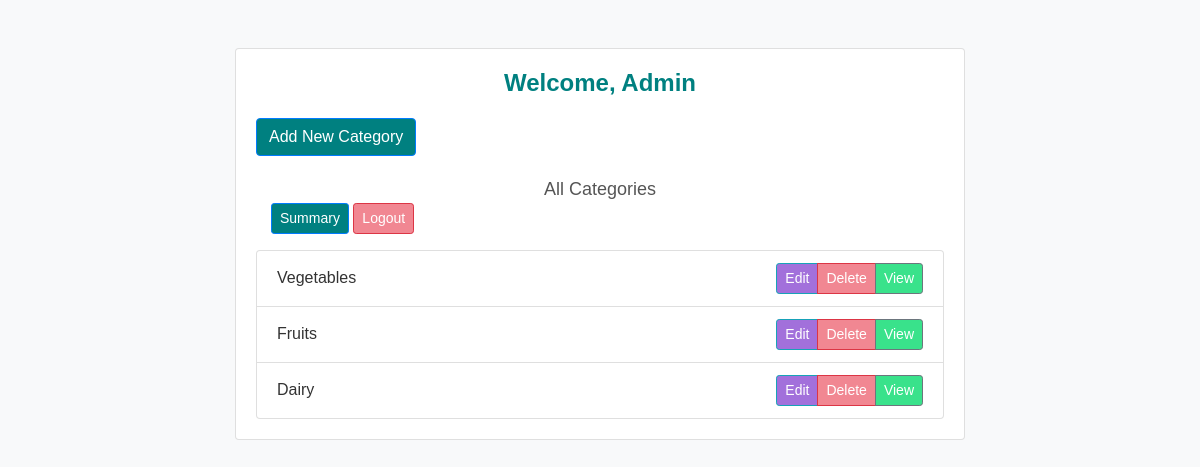
Page /admin/home (signed in) on the earlier database version.
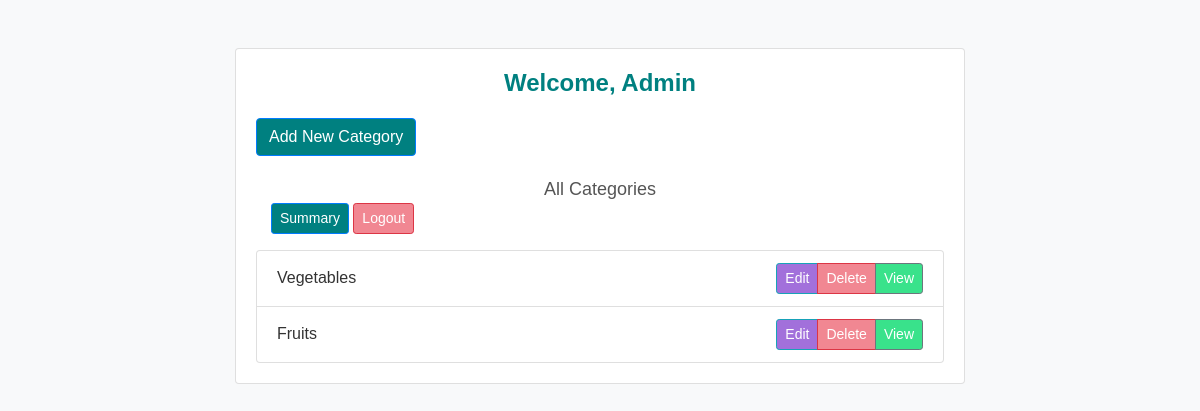
Same page on the later database version.
### models.py (models this page shows)
class Category(db.Model):
    id = db.Column(db.Integer, primary_key=True)
    name = db.Column(db.String(100), unique=True, nullable=False)
    products = db.relationship('Product', back_populates='category', cascade='all, delete-orphan')

### app.py (the view)
@app.route('/admin/home')
@login_required
def admin_home():
    existing_category = Category.query.all()
    print(existing_category)
    return render_template('admin_home1.html',data=existing_category)

### app.py (called while the page is built)
@login_manager.user_loader
def load_user(user_id):
    return User.query.get(int(user_id))

### templates/admin_home1.html (shortened to what this page needs)
<!DOCTYPE html>
<html lang="en">
<head>
    <link rel="stylesheet" href="https://maxcdn.bootstrapcdn.com/bootstrap/4.5.2/css/bootstrap.min.css">
</head>
<body>
    <div class="container mt-5">
        <div class="row">
            <div class="col-md-8 offset-md-2">
                <div class="card">
                    <div class="card-body">
                        <h1 class="card-text text-center">Welcome, Admin</h1>
                        <a href="/add_category" class="btn btn-primary">Add New Category</a>
                        <div class="all-categories">All Categories</div>
                        <div class="col text-end">
                            <a href="/summary" class="btn btn-sm btn-primary me-2">Summary</a>
                            <a href="/logout" class="btn btn-sm btn-danger">Logout</a>
                        </div>
                        <ul class="list-group mt-3">
                            {% for category in data %}
                            <li class="list-group-item d-flex justify-content-between align-items-center">
                                {{ category.name }}
                                <div class="btn-group">
                                    <a href="/edit_category/{{ category.id }}" class="btn btn-sm btn-info">Edit</a>
                                    <button class="btn btn-sm btn-danger" data-toggle="modal" data-target="#confirmDeleteModal{{ category.id }}">
                                        Delete
                                    </button>
                                    <a href="/view_category/{{ category.id }}" class="btn btn-sm btn-secondary">View</a>
                                </div>
                            </li>
                            {% endfor %}
                        </ul>
                    </div>
                </div>
            </div>
        </div>
    </div>
</body>
</html>

### templates/admin_home1.html (style rules this page uses)
body { background-color: #f8f9fa; color: #333; font-family: Arial, sans-serif; }
.card-text { font-size: 24px; color: #008080; font-weight: bold; margin-bottom: 20px; }
.btn-primary { background-color: #008080; color: #fff; }
.btn-info { background-color: #a270db; color: #fff; }
.btn-danger { background-color: #f18792; color: #fff; }
.btn-secondary { background-color: #39e28b; color: #fff; }
.btn-group { margin-left: auto; }
.all-categories { text-align: center; margin-top: 20px; font-size: 18px; color: #555; }

Differences in the rows shown:
removed Category: name "Dairy"
